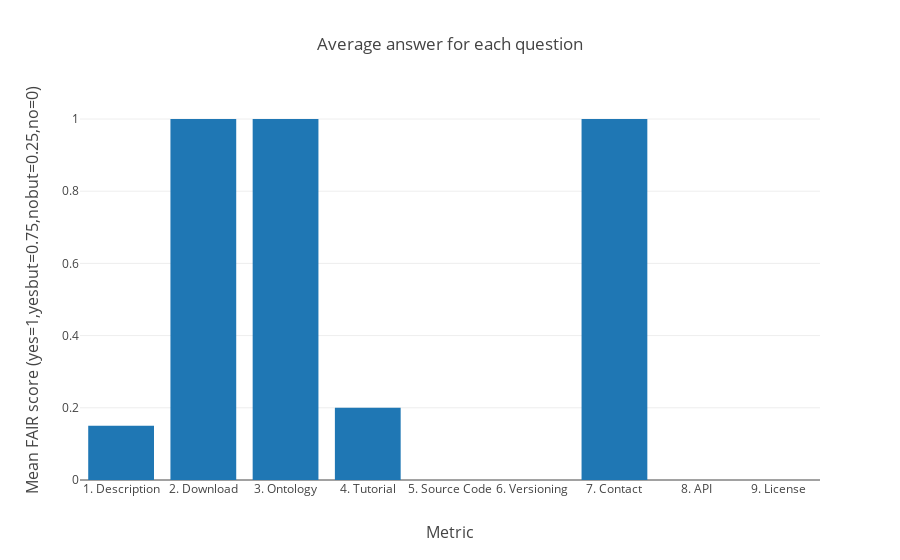

Here is the notebook cell this chart was saved with:
### Markdown cell above
### Tool Rubric: Average answer for each question

### Code cell
# Find average score for each question 

# Build bar graph
def QuestionBarGraphs(metric_dict,metric_count_dict):
    hist=[go.Bar(x=list([metric_dict[x] for x in metric_count_dict.keys()]),y=list(metric_count_dict.values()))]
    layout = go.Layout(title="Average answer for each question",xaxis=dict(title="Metric",titlefont=dict(size=16),tickfont=dict(size=12)),yaxis=dict(title='Mean FAIR score (yes=1,yesbut=0.75,nobut=0.25,no=0)',titlefont=dict(size=16)))
    fig = go.Figure(data=hist, layout=layout)
    iplot(fig)

# Function returns dictionary of each metric and its mean FAIR score in project
def QuestionBreakdown(query, metric_dict):
    metric_ids=iter(np.array(query.values_list('metric',flat=True)))
    answers=iter(np.array(query.values_list('answer',flat=True)))
    scores=Scoring(answers)
    d={}
    k = list(zip(metric_ids, scores))
    for (x,y) in k:
        if x in d:
            d[x] = d[x] + y 
        else:
            d[x] = y
    average_score={}
    for key, value in d.items():
        average_score[key]=value/(len(scores)/9)
    QuestionBarGraphs(metric_dict,average_score)  
    #return(average_score)

# Input   
QuestionBreakdown(query1,tool_metric_dict)

### Figure 1 — Plotly figure (JSON) as saved in the notebook; plotly's stock layout.template omitted (floating-point values rounded to 4 significant figures)
{"data": [{"type": "bar", "uid": "0ab73746-b120-11e8-af80-acbc32b9f105", "x": ["1. Description", "2. Download", "3. Ontology", "4. Tutorial", "5. Source Code", "6. Versioning", "7. Contact", "8. API", "9. License"], "y": [0.15, 1, 1, 0.2, 0, 0, 1, 0, 0]}], "layout": {"title": "Average answer for each question", "xaxis": {"tickfont": {"size": 12}, "title": "Metric", "titlefont": {"size": 16}}, "yaxis": {"title": "Mean FAIR score (yes=1,yesbut=0.75,nobut=0.25,no=0)", "titlefont": {"size": 16}}}}
